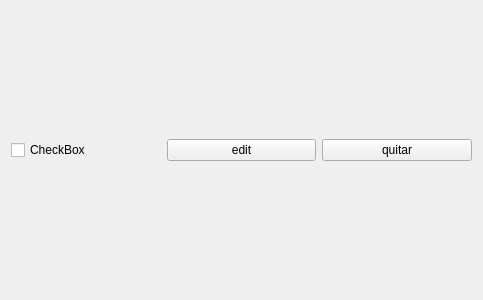
<?xml version="1.0" encoding="UTF-8"?>
<ui version="4.0">
 <class>Task</class>
 <widget class="QWidget" name="Task">
  <property name="geometry">
   <rect>
    <x>0</x>
    <y>0</y>
    <width>483</width>
    <height>300</height>
   </rect>
  </property>
  <property name="windowTitle">
   <string>Form</string>
  </property>
  <layout class="QHBoxLayout" name="horizontalLayout">
   <item>
    <widget class="QCheckBox" name="checkbox">
     <property name="text">
      <string>CheckBox</string>
     </property>
    </widget>
   </item>
   <item>
    <widget class="QPushButton" name="pushButton">
     <property name="text">
      <string>edit</string>
     </property>
    </widget>
   </item>
   <item>
    <widget class="QPushButton" name="removeButton">
     <property name="text">
      <string>quitar</string>
     </property>
    </widget>
   </item>
  </layout>
 </widget>
 <resources/>
 <connections/>
</ui>
